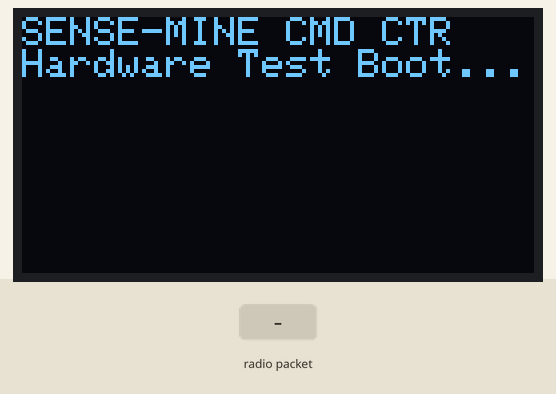
A sketch run on a simulated ESP32. Shown: 128×64 one-colour display. The inputs (shaded band) are chosen by the test bench. No radio packets arrive unless stated; the modem accepts every AT command (registered, SIM ready, sends succeed) and sends nothing else; what the sketch prints to the serial monitor is not drawn.

Above: at 0.4 s.
At 5.0 s:
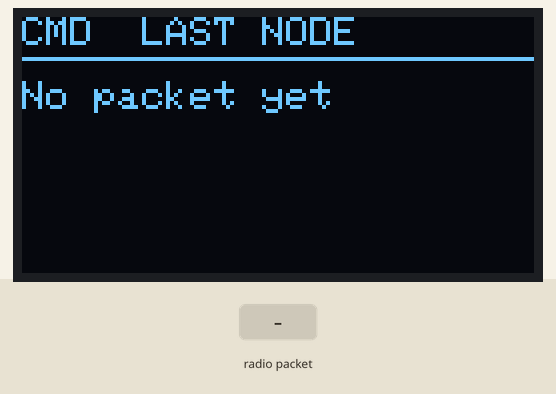
5.1 s: radio packet "," arrives
At 7.8 s:
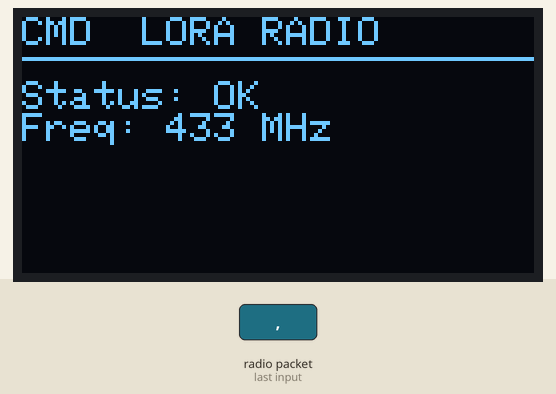
Timing chart, 0 to 9.3 s (numbered marks = the images above; inputs shaded):
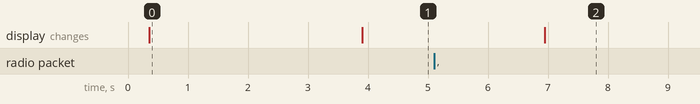

The sketch:

sense_mine_command_centre_test.ino
```cpp
/* ============================================================
   SENSE-MINE  |  COMMAND CENTRE — HARDWARE TEST FIRMWARE
   Board   : ESP32 DevKitC / WROOM-32
   Purpose : Confirm the LoRa receive link, the SIM800L GSM
             modem, and the OLED debug pages all work together.
   SCOPE   : Hardware-level test only.
             NO AI model. NO dashboard. NO cloud logic here.
   ============================================================

   FROZEN PIN MAP (command centre)
   ----------------------------------------------------------
   GPIO 18 : SPI SCK   - SX1278 LoRa (VSPI)
   GPIO 19 : SPI MISO  - SX1278 LoRa (VSPI)
   GPIO 23 : SPI MOSI  - SX1278 LoRa (VSPI)
   GPIO 5  : SPI NSS   - SX1278 LoRa
   GPIO 14 : LoRa RESET
   GPIO 26 : LoRa DIO0
   GPIO 16 : UART2 RX  <- SIM800L TXD
   GPIO 17 : UART2 TX  -> SIM800L RXD
   GPIO 27 : SIM800L RESET (optional)
   GPIO 21 : I2C SDA   - OLED (default ESP32 I2C pins, unused elsewhere)
   GPIO 22 : I2C SCL   - OLED

   IMPORTANT (repeated from architecture notes):
   - SIM800L VCC must come from an external ~4.0V regulated
     supply capable of high current pulses — NOT the ESP32
     3.3V pin.
   - Confirm your exact SIM800L breakout's UART logic level
     (3.3V-tolerant boards are common, but check yours).

   LIBRARIES REQUIRED (Library Manager)
   ----------------------------------------------------------
   - LoRa by sandeepmistry
   - Adafruit GFX Library
   - Adafruit SSD1306
   (HardwareSerial/Wire/SPI are built in to the ESP32 core.)
   ============================================================ */

#include <SPI.h>
#include <LoRa.h>
#include <Wire.h>
#include <Adafruit_GFX.h>
#include <Adafruit_SSD1306.h>
#include <HardwareSerial.h>

// ---------------- PIN MAP ----------------
#define PIN_LORA_SCK   18
#define PIN_LORA_MISO  19
#define PIN_LORA_MOSI  23
#define PIN_LORA_NSS   5
#define PIN_LORA_RST   14
#define PIN_LORA_DIO0  26

#define PIN_SIM_RX     16   // ESP32 RX  <- SIM800L TXD
#define PIN_SIM_TX     17   // ESP32 TX  -> SIM800L RXD
#define PIN_SIM_RST    27   // optional hardware reset line

#define PIN_I2C_SDA    21
#define PIN_I2C_SCL    22

#define LORA_FREQ      433E6

HardwareSerial sim800(2);   // UART2
Adafruit_SSD1306 oled(128, 64, &Wire, -1);

bool oledOK = false, loraOK = false, simOK = false;

// ---------------- per-node record table ----------------
#define MAX_NODES 5
struct NodeRecord {
  bool     seen = false;
  int      nodeId = -1;
  unsigned long lastSeenMs = 0;
  int      rssi = 0;
  float    snr = 0;
  float    crack_width_mm, vert_disp_mm, tilt_x, tilt_y;
  float    vib_rms, vib_peak, dom_freq, temp_c;
  float    mining_depth_m, seam_thickness_m, extraction_ratio;
  uint32_t packetCount = 0;
};
NodeRecord nodes[MAX_NODES];
int knownNodeCount = 0;
uint32_t totalPacketsReceived = 0;
int lastRxNodeIdx = -1;

// ---------------- OLED circular page cycling ----------------
// page 0 = overview, 1 = last node detail, 2 = LoRa radio stats, 3 = GSM/SIM800L
#define NUM_PAGES 4
uint8_t currentPage = 0;
unsigned long lastPageSwitch = 0;
const unsigned long PAGE_INTERVAL_MS = 3000;

// ---------------- helpers ----------------
int getNodeIndex(int id) {
  for (int i = 0; i < knownNodeCount; i++) if (nodes[i].nodeId == id) return i;
  if (knownNodeCount < MAX_NODES) {
    nodes[knownNodeCount].nodeId = id;
    nodes[knownNodeCount].seen = true;
    return knownNodeCount++;
  }
  Serial.println("[WARN] Node table full, discarding new node ID.");
  return -1;
}

// CSV format from node:
// NODE_ID,millis,crack,vert,tiltx,tilty,vibrms,vibpeak,domfreq,temp,depth,seam,extraction
// That's 13 comma-separated fields total - anything else is a corrupt/partial packet.
#define EXPECTED_FIELD_COUNT 13

void parsePacket(String pkt, int rssi, float snr) {
  int idx = -1;
  float vals[11];
  int fieldCount = 0;
  int start = 0;
  for (int i = 0; i <= (int)pkt.length(); i++) {
    if (i == (int)pkt.length() || pkt[i] == ',') {
      String tok = pkt.substring(start, i);
      if (fieldCount == 0) idx = tok.toInt();
      else if (fieldCount >= 2 && fieldCount <= 12) vals[fieldCount - 2] = tok.toFloat();
      fieldCount++;
      start = i + 1;
    }
  }

  // Reject anything that doesn't have exactly the expected field count -
  // a truncated/corrupted LoRa packet must NOT be allowed to partially
  // overwrite a node's record with stale/uninitialized values.
  if (idx < 0 || fieldCount != EXPECTED_FIELD_COUNT) {
    Serial.printf("[LoRa] Malformed packet, discarded (fields=%d, expected=%d).\n",
                  fieldCount, EXPECTED_FIELD_COUNT);
    return;
  }

  int ni = getNodeIndex(idx);
  if (ni < 0) return;

  nodes[ni].lastSeenMs       = millis();
  nodes[ni].rssi             = rssi;
  nodes[ni].snr              = snr;
  nodes[ni].crack_width_mm   = vals[0];
  nodes[ni].vert_disp_mm     = vals[1];
  nodes[ni].tilt_x           = vals[2];
  nodes[ni].tilt_y           = vals[3];
  nodes[ni].vib_rms          = vals[4];
  nodes[ni].vib_peak         = vals[5];
  nodes[ni].dom_freq         = vals[6];
  nodes[ni].temp_c           = vals[7];
  nodes[ni].mining_depth_m   = vals[8];
  nodes[ni].seam_thickness_m = vals[9];
  nodes[ni].extraction_ratio = vals[10];
  nodes[ni].packetCount++;
  totalPacketsReceived++;
  lastRxNodeIdx = ni;

  Serial.printf("---- PACKET FROM NODE %d ----\n", idx);
  Serial.printf("RSSI: %d dBm   SNR: %.1f dB\n", rssi, snr);
  Serial.printf("crack_width_mm: %.3f\n", nodes[ni].crack_width_mm);
  Serial.printf("vertical_displacement_mm: %.3f\n", nodes[ni].vert_disp_mm);
  Serial.printf("tilt_x_deg: %.3f   tilt_y_deg: %.3f\n", nodes[ni].tilt_x, nodes[ni].tilt_y);
  Serial.printf("vibration_rms_g: %.4f   vibration_peak_g: %.4f\n", nodes[ni].vib_rms, nodes[ni].vib_peak);
  Serial.printf("dominant_frequency_hz (approx): %.2f\n", nodes[ni].dom_freq);
  Serial.printf("temperature_C: %.2f\n", nodes[ni].temp_c);
  Serial.printf("mining_depth_m (fixed): %.4f\n", nodes[ni].mining_depth_m);
  Serial.printf("seam_thickness_m (fixed): %.4f\n", nodes[ni].seam_thickness_m);
  Serial.printf("extraction_ratio (fixed): %.4f\n", nodes[ni].extraction_ratio);
  Serial.println("(spatial_displacement_gradient / spatial_coherence require >=2 live nodes - not computed in this hardware test build)");
}

// ---------------- SIM800L bare AT test ----------------
bool simSendAT(const char* cmd, const char* expect, unsigned long timeoutMs) {
  while (sim800.available()) sim800.read();   // flush stale bytes
  sim800.print(cmd);
  sim800.print("\r\n");
  unsigned long t0 = millis();
  String resp = "";
  while (millis() - t0 < timeoutMs) {
    while (sim800.available()) resp += (char)sim800.read();
    if (resp.indexOf(expect) != -1) return true;
  }
  Serial.printf("[SIM800L] '%s' -> expected '%s', got: %s\n", cmd, expect, resp.c_str());
  return false;
}

// ================= OLED PAGES =================
void drawHeader(const char* title) {
  oled.setTextSize(1);
  oled.setCursor(0, 0);
  oled.print("CMD  ");
  oled.println(title);
  oled.drawLine(0, 10, 128, 10, SSD1306_WHITE);
}

void page0_overview() {
  drawHeader("OVERVIEW");
  oled.setCursor(0, 16);
  oled.printf("Nodes known : %d\n", knownNodeCount);
  oled.printf("Packets tot : %lu\n", totalPacketsReceived);
  for (int i = 0; i < knownNodeCount && i < 3; i++) {
    unsigned long age = (millis() - nodes[i].lastSeenMs) / 1000;
    oled.printf("N%d age:%lus\n", nodes[i].nodeId, age);
  }
}

void page1_last_node_detail() {
  drawHeader("LAST NODE");
  oled.setCursor(0, 16);
  if (lastRxNodeIdx < 0) { oled.println("No packet yet"); return; }
  NodeRecord &n = nodes[lastRxNodeIdx];
  oled.printf("N%d Crk:%.1fmm\n", n.nodeId, n.crack_width_mm);
  oled.printf("Vrt:%.1fmm T:%.1fC\n", n.vert_disp_mm, n.temp_c);
  oled.printf("TltX:%.1f TltY:%.1f\n", n.tilt_x, n.tilt_y);
  oled.printf("Vrms:%.2fg Pk:%.2fg\n", n.vib_rms, n.vib_peak);
}

void page2_radio_stats() {
  drawHeader("LORA RADIO");
  oled.setCursor(0, 16);
  oled.printf("Status: %s\n", loraOK ? "OK" : "FAIL");
  if (lastRxNodeIdx >= 0) {
    oled.printf("RSSI: %d dBm\n", nodes[lastRxNodeIdx].rssi);
    oled.printf("SNR : %.1f dB\n", nodes[lastRxNodeIdx].snr);
  }
  oled.println("Freq: 433 MHz");
}

void page3_gsm_status() {
  drawHeader("GSM/SIM800L");
  oled.setCursor(0, 16);
  oled.printf("Modem: %s\n", simOK ? "OK (AT)" : "NO RESPONSE");
  oled.println("Check CSQ/CREG");
  oled.println("on Serial monitor");
}

// pages wrap around (0->1->2->3->0->...) - this is the "circular" cycling
void showPage(uint8_t p) {
  oled.clearDisplay();
  switch (p % NUM_PAGES) {
    case 0: page0_overview();        break;
    case 1: page1_last_node_detail();break;
    case 2: page2_radio_stats();     break;
    case 3: page3_gsm_status();      break;
  }
  oled.display();
}

// ================= SETUP =================
void setup() {
  Serial.begin(115200);
  delay(300);
  Serial.println("\n=== SENSE-MINE COMMAND CENTRE HARDWARE TEST ===");

  Wire.begin(PIN_I2C_SDA, PIN_I2C_SCL);
  oledOK = oled.begin(SSD1306_SWITCHCAPVCC, 0x3C);
  if (oledOK) {
    oled.clearDisplay();
    oled.setTextColor(SSD1306_WHITE);
    oled.setCursor(0, 0);
    oled.println("SENSE-MINE CMD CTR");
    oled.println("Hardware Test Boot...");
    oled.display();
  } else {
    Serial.println("[OLED] init FAILED - check wiring / I2C address (0x3C or 0x3D)");
  }

  SPI.begin(PIN_LORA_SCK, PIN_LORA_MISO, PIN_LORA_MOSI, PIN_LORA_NSS);
  LoRa.setPins(PIN_LORA_NSS, PIN_LORA_RST, PIN_LORA_DIO0);
  loraOK = LoRa.begin(LORA_FREQ);
  Serial.printf("[LoRa] init %s\n", loraOK ? "OK" : "FAIL (check VSPI wiring / antenna)");

  pinMode(PIN_SIM_RST, OUTPUT);
  digitalWrite(PIN_SIM_RST, HIGH);

  sim800.begin(9600, SERIAL_8N1, PIN_SIM_RX, PIN_SIM_TX);
  delay(3000);   // allow modem to finish booting
  simOK = simSendAT("AT", "OK", 2000);
  Serial.printf("[SIM800L] AT test: %s\n", simOK ? "OK" : "FAIL (check external power / UART levels)");
  if (simOK) {
    simSendAT("AT+CSQ", "OK", 2000);     // signal quality - read result on Serial monitor
    simSendAT("AT+CREG?", "OK", 2000);   // network registration - read result on Serial monitor
  }

  delay(500);
}

// ================= LOOP =================
void loop() {
  // 1) check for an incoming LoRa packet from any node
  int packetSize = LoRa.parsePacket();
  if (packetSize) {
    String pkt = "";
    while (LoRa.available()) pkt += (char)LoRa.read();
    int rssi   = LoRa.packetRssi();
    float snr  = LoRa.packetSnr();
    parsePacket(pkt, rssi, snr);
  }

  // 2) periodic SIM800L liveness re-check (every 30s, not every loop)
  static unsigned long lastSimCheck = 0;
  if (millis() - lastSimCheck > 30000) {
    simOK = simSendAT("AT", "OK", 1500);
    lastSimCheck = millis();
  }

  // 3) circular OLED page cycling
  if (oledOK && millis() - lastPageSwitch > PAGE_INTERVAL_MS) {
    currentPage = (currentPage + 1) % NUM_PAGES;   // wraps back to page 0 -> circular
    lastPageSwitch = millis();
  }
  if (oledOK) showPage(currentPage);

  delay(50);
}
```

Measured:
- what the display in image 0 shows lasts 3.5 s, from 0.4 s to 3.9 s
